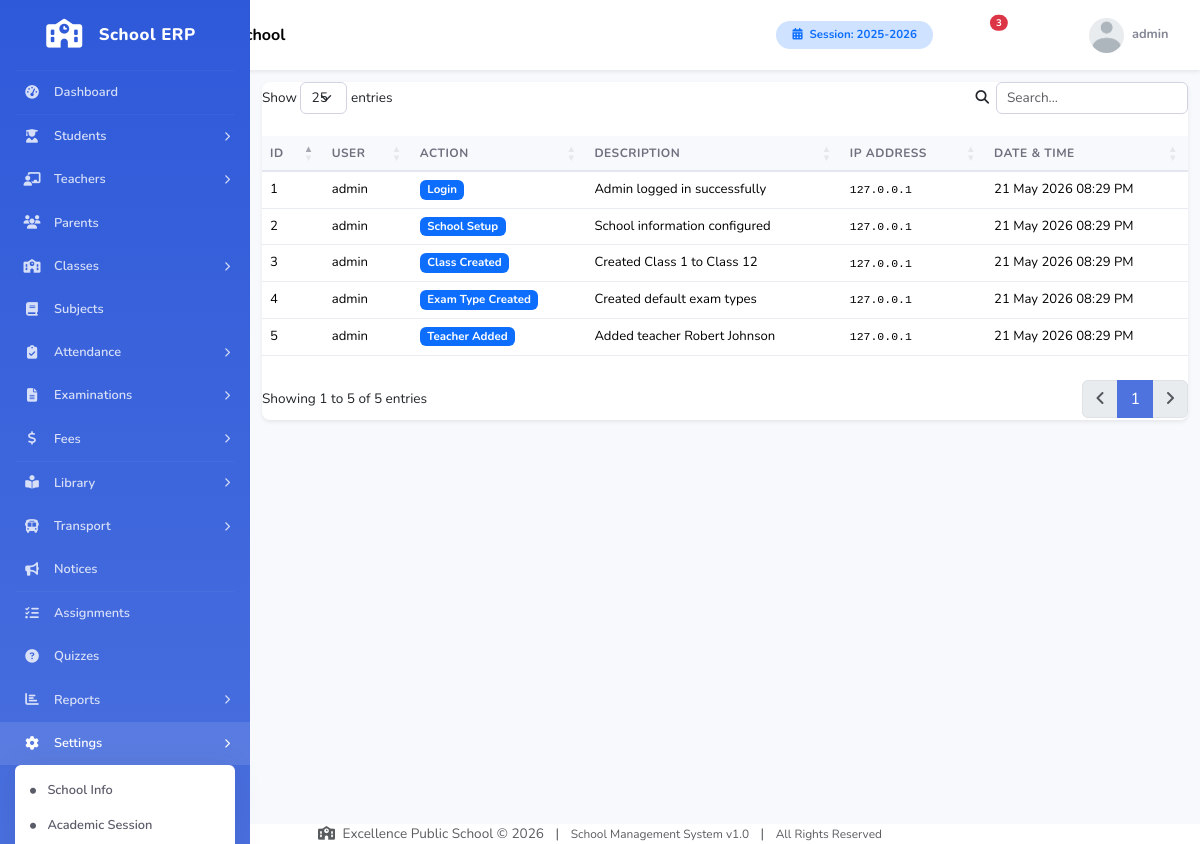
Screenshot of /modules/logs/index.php (signed in) with the database file from the repository.
### tables this page shows
CREATE TABLE IF NOT EXISTS school_info (
    school_id INT(11) NOT NULL AUTO_INCREMENT,
    school_name VARCHAR(255) NOT NULL,
    school_address TEXT,
    school_phone VARCHAR(50),
    school_email VARCHAR(100),
    school_website VARCHAR(100),
    school_logo VARCHAR(255) DEFAULT 'default_logo.png',
    principal_name VARCHAR(100),
    established_year YEAR,
    registration_number VARCHAR(100),
    academic_session VARCHAR(20) DEFAULT '2025-2026',
    session_start_date DATE,
    session_end_date DATE,
    currency_symbol VARCHAR(10) DEFAULT '$',
    timezone VARCHAR(50) DEFAULT 'UTC',
    theme_color VARCHAR(20) DEFAULT '#4e73df',
    sidebar_color VARCHAR(20) DEFAULT '#2e59d9',
    created_at TIMESTAMP DEFAULT CURRENT_TIMESTAMP,
    updated_at TIMESTAMP DEFAULT CURRENT_TIMESTAMP ON UPDATE CURRENT_TIMESTAMP,
    PRIMARY KEY (school_id)
);

CREATE TABLE IF NOT EXISTS activity_logs (
    log_id INT(11) NOT NULL AUTO_INCREMENT,
    user_id INT(11),
    action VARCHAR(100) NOT NULL,
    description TEXT,
    ip_address VARCHAR(45),
    user_agent TEXT,
    created_at TIMESTAMP DEFAULT CURRENT_TIMESTAMP,
    PRIMARY KEY (log_id),
    KEY idx_log_user (user_id),
    KEY idx_log_action (action),
    KEY idx_log_date (created_at)
);

CREATE TABLE IF NOT EXISTS users (
    user_id INT(11) NOT NULL AUTO_INCREMENT,
    username VARCHAR(100) NOT NULL,
    email VARCHAR(100) NOT NULL,
    password VARCHAR(255) NOT NULL,
    role ENUM('admin','teacher','student','parent','accountant') NOT NULL,
    profile_image VARCHAR(255) DEFAULT 'default.png',
    phone VARCHAR(20),
    last_login DATETIME,
    login_ip VARCHAR(45),
    is_active TINYINT(1) DEFAULT 1,
    remember_token VARCHAR(255),
    email_verified TINYINT(1) DEFAULT 0,
    created_at TIMESTAMP DEFAULT CURRENT_TIMESTAMP,
    updated_at TIMESTAMP DEFAULT CURRENT_TIMESTAMP ON UPDATE CURRENT_TIMESTAMP,
    PRIMARY KEY (user_id),
    UNIQUE KEY uk_email (email),
    UNIQUE KEY uk_username (username),
    KEY idx_role (role),
    KEY idx_active (is_active)
);

### includes/functions.php (called while the page is built, shortened)
<?php
require_once __DIR__ . '/../config/database.php';
function formatDateTime($datetime, $format = DATETIME_FORMAT) {
    return date($format, strtotime($datetime));
}
function getCurrentSession() {
    global $conn;
    $result = $conn->query("SELECT academic_session FROM school_info LIMIT 1");
    if ($result && $result->num_rows > 0) {
        return $result->fetch_assoc()['academic_session'];
    }
    return date('Y') . '-' . (date('Y') + 1);
}
function getSchoolInfo() {
    global $conn;
    $result = $conn->query("SELECT * FROM school_info LIMIT 1");
    if ($result && $result->num_rows > 0) {
        return $result->fetch_assoc();
    }
    return null;
}
function getUnreadNotificationCount($user_id) {
    global $conn;
    $stmt = $conn->prepare("SELECT COUNT(*) as count FROM notifications WHERE user_id = ? AND is_read = 0");
    $stmt->bind_param("i", $user_id);
    $stmt->execute();
    return $stmt->get_result()->fetch_assoc()['count'] ?? 0;
}
?>

### includes/auth.php (called while the page is built, shortened)
<?php
function getCurrentUserId() {
    return $_SESSION['user_id'] ?? null;
}
function getCurrentUserRole() {
    return $_SESSION['role'] ?? null;
}
function getCurrentUserName() {
    return $_SESSION['username'] ?? 'Guest';
}
?>

### modules/logs/index.php (the view, shortened to what this page needs)
<?php
require_once '../../includes/auth.php';
require_once '../../includes/functions.php';
$logs = $conn->query("SELECT al.*, u.username FROM activity_logs al LEFT JOIN users u ON al.user_id=u.user_id ORDER BY al.created_at DESC LIMIT 500");
include '../../includes/header.php';
?>
<div id="wrapper">
    <?php include '../../includes/sidebar.php'; ?>
    <div id="content-wrapper" class="d-flex flex-column">
        <?php include '../../includes/navbar.php'; ?>
        <div class="container-fluid py-4">
            <div class="d-sm-flex align-items-center justify-content-between mb-4">
                <h1 class="h3 mb-0 text-gray-800"><i class="fas fa-history me-2 text-primary"></i>Activity Logs</h1>
            </div>
            <div class="card shadow-sm">
                <div class="card-body p-0">
                    <div class="table-responsive">
                        <table class="table table-hover datatable mb-0">
                            <thead><tr><th>ID</th><th>User</th><th>Action</th><th>Description</th><th>IP Address</th><th>Date & Time</th></tr></thead>
                            <tbody>
                                <?php while($l=$logs->fetch_assoc()): ?>
                                <tr><td><?php echo $l['log_id']; ?></td><td><?php echo $l['username'] ?? 'System'; ?></td><td><span class="badge bg-primary"><?php echo $l['action']; ?></span></td><td><?php echo $l['description']; ?></td><td class="font-monospace small"><?php echo $l['ip_address']; ?></td><td><?php echo formatDateTime($l['created_at']); ?></td></tr>
                                <?php endwhile; ?>
                            </tbody>
                        </table>
                    </div>
                </div>
            </div>
        </div>
    </div>
</div>
<?php include '../../includes/footer.php'; ?>

### includes/navbar.php (shortened to what this page needs)
<?php
$role = getCurrentUserRole();
$userName = getCurrentUserName();
$notifications = getUnreadNotificationCount(getCurrentUserId());
$school = getSchoolInfo();
$schoolName = $school['school_name'] ?? SITE_NAME;
$profileImg = $_SESSION['profile_image'] ?? 'default.png';
?>
<nav class="navbar navbar-expand-lg navbar-light bg-white topbar shadow-sm fixed-top">
    <div class="container-fluid">
        <button class="btn btn-link rounded-circle me-3" id="sidebarToggle">
            <i class="fas fa-bars"></i>
        </button>
        <a class="navbar-brand d-none d-md-block" href="<?php echo BASE_URL; ?>dashboard.php">
            <i class="fas fa-school me-2 text-primary"></i>
            <span class="fw-bold"><?php echo htmlspecialchars($schoolName); ?></span>
        </a>
        <ul class="navbar-nav ms-auto align-items-center">
            <li class="nav-item d-none d-lg-block me-3">
                <span class="badge bg-primary-subtle text-primary px-3 py-2 rounded-pill">
                    <i class="fas fa-calendar-alt me-1"></i> Session: <?php echo getCurrentSession(); ?>
                </span>
            </li>
            <li class="nav-item dropdown me-3">
                <a class="nav-link position-relative" href="#" id="notificationDropdown" role="button" data-bs-toggle="dropdown" aria-expanded="false">
                    <?php if ($notifications > 0): ?>
                    <span class="position-absolute top-0 start-100 translate-middle badge rounded-pill bg-danger" style="font-size: 0.6rem;">
                        <?php echo $notifications; ?>
                    </span>
                    <?php endif; ?>
                </a>
            </li>
            <li class="nav-item dropdown me-3 d-none d-md-block">
                <a class="nav-link" href="#" id="quickLinksDropdown" role="button" data-bs-toggle="dropdown" aria-expanded="false">
                </a>
            </li>
            <li class="nav-item dropdown">
                <a class="nav-link dropdown-toggle d-flex align-items-center" href="#" id="userDropdown" role="button" data-bs-toggle="dropdown" aria-expanded="false">
                    <img class="rounded-circle me-2" src="<?php echo BASE_URL; ?>assets/uploads/<?php echo ($role == 'teacher' ? 'teachers' : ($role == 'student' ? 'students' : 'logos')); ?>/<?php echo $profileImg; ?>"
                         alt="Profile" style="width:35px;height:35px;object-fit:cover;"
                         onerror="this.src='<?php echo BASE_URL; ?>assets/images/default-user.png'">
                    <span class="d-none d-lg-inline small fw-bold text-gray-600"><?php echo htmlspecialchars($userName); ?></span>
                </a>
            </li>
        </ul>
    </div>
</nav>

### includes/footer.php (shortened to what this page needs)
<?php
$school = getSchoolInfo();
$schoolName = $school['school_name'] ?? SITE_NAME;
$year = date('Y');
?>
            <footer class="sticky-footer bg-white mt-4">
                <div class="container my-auto">
                    <div class="copyright text-center my-auto">
                        <span class="text-muted">
                            <i class="fas fa-school me-1"></i>
                            <?php echo htmlspecialchars($schoolName); ?> &copy; <?php echo $year; ?>
                            <span class="mx-2">|</span>
                            <span class="small">School Management System v<?php echo VERSION; ?></span>
                            <span class="mx-2">|</span>
                            <span class="small">All Rights Reserved</span>
                        </span>
                    </div>
                </div>
            </footer>
</body>
</html>

### assets/css/style.css (style rules this page uses)
* { margin: 0; padding: 0; box-sizing: border-box; }
body { font-family: 'Nunito', sans-serif; font-size: 0.85rem; color: #5a5c69; background-color: #f8f9fc; overflow-x: hidden; }
h1, h2, h3, h4, h5, h6 { font-family: 'Nunito', sans-serif; font-weight: 700; color: #4e5154; }
.text-gray-600 { color: #858796 !important; }
.text-gray-800 { color: #5a5c69 !important; }
#wrapper { display: flex; width: 100%; min-height: 100vh; }
#content-wrapper { flex: 1; margin-left: 250px; transition: all 0.3s ease; }
.nav-item { position: relative; }
.nav-item .nav-link { color: rgba(255,255,255,0.8); padding: 12px 20px; font-weight: 600; display: flex; align-items: center; transition: all 0.2s; }
.nav-item .nav-link span { font-size: 0.8rem; }
.topbar { height: 70px; box-shadow: 0 0.15rem 1.75rem rgba(58,59,69,0.1); z-index: 999; }
#sidebarToggle { color: #858796; font-size: 1.1rem; padding: 8px 12px; transition: all 0.2s; }
.navbar-brand { font-size: 1rem; font-weight: 800; }
.card { border: none; border-radius: 8px; box-shadow: 0 0.15rem 1.75rem rgba(58,59,69,0.05); transition: all 0.2s; }
.table { font-size: 0.82rem; color: #5a5c69; }
.table thead th { background: #f8f9fc; border-bottom: 2px solid #e3e6f0; font-weight: 700; font-size: 0.75rem; text-transform: uppercase; letter-spacing: 0.5px; color: #6e707e; white-space: nowrap; }
.table tbody td { vertical-align: middle; border-bottom: 1px solid #eaecf4; }
.btn { font-size: 0.85rem; font-weight: 600; padding: 0.5rem 1rem; border-radius: 6px; transition: all 0.2s; }
.badge { font-size: 0.72rem; font-weight: 700; padding: 0.35em 0.65em; border-radius: 6px; }
.card { animation: fadeIn 0.3s ease; }
.font-monospace { font-family: 'Courier New', monospace; }

### rows the page displays
school_info: school_name "Excellence Public School", academic_session "2025-2026"
activity_logs: log_id "1", user.username "admin", action "Login", description "Admin logged in successfully", ip_address "127.0.0.1", created_at "21 May 2026 08:29 PM"
activity_logs: log_id "2", user.username "admin", action "School Setup", description "School information configured", ip_address "127.0.0.1", created_at "21 May 2026 08:29 PM"
activity_logs: log_id "3", user.username "admin", action "Class Created", description "Created Class 1 to Class 12", ip_address "127.0.0.1", created_at "21 May 2026 08:29 PM"
activity_logs: log_id "4", user.username "admin", action "Exam Type Created", description "Created default exam types", ip_address "127.0.0.1", created_at "21 May 2026 08:29 PM"
activity_logs: log_id "5", user.username "admin", action "Teacher Added", description "Added teacher Robert Johnson", ip_address "127.0.0.1", created_at "21 May 2026 08:29 PM"

### other values shown
$menu['title'] "Dashboard"
$menu['title'] "Students"
$menu['title'] "Teachers"
$menu['title'] "Parents"
$menu['title'] "Classes"
$menu['title'] "Subjects"
$menu['title'] "Attendance"
$menu['title'] "Examinations"
$menu['title'] "Fees"
$menu['title'] "Library"
$menu['title'] "Transport"
$menu['title'] "Notices"
$menu['title'] "Assignments"
$menu['title'] "Quizzes"
$menu['title'] "Reports"
